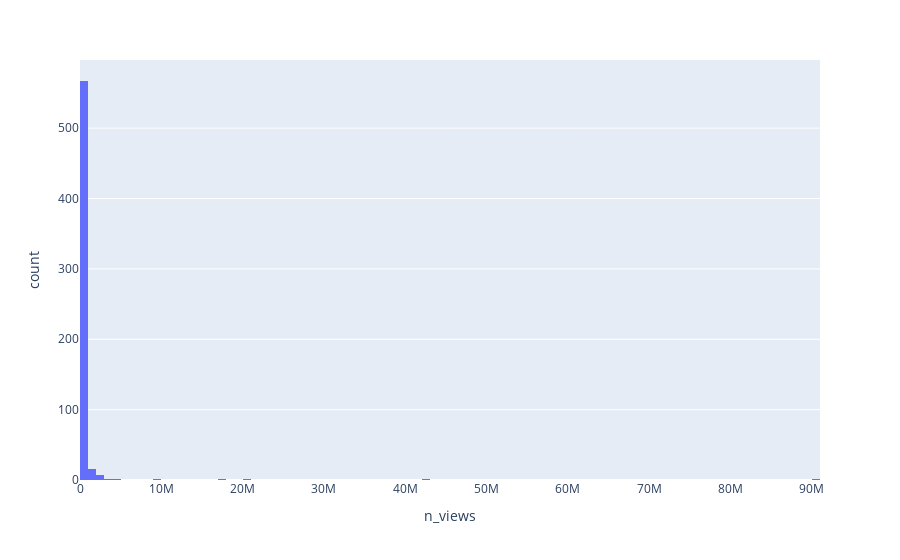

The cell this chart's notebook holds for it:
### Code cell
plot(df_videos_dec_urls, "n_views")

### Figure 1 — Plotly figure (JSON) as saved in the notebook; plotly's stock layout.template omitted (floating-point values rounded to 4 significant figures; data arrays with more than 128 entries replaced by an {"elided": "..."} marker saying what was removed)
{"data": [{"alignmentgroup": "True", "bingroup": "x", "hovertemplate": "n_views=%{x}<br>count=%{y}<extra></extra>", "legendgroup": "", "marker": {"color": "#636efa", "pattern": {"shape": ""}}, "name": "", "offsetgroup": "", "orientation": "v", "showlegend": false, "type": "histogram", "x": {"elided": "596 int values"}, "xaxis": "x", "yaxis": "y"}], "layout": {"barmode": "relative", "legend": {"tracegroupgap": 0}, "margin": {"t": 60}, "xaxis": {"anchor": "y", "domain": [0, 1], "title": {"text": "n_views"}}, "yaxis": {"anchor": "x", "domain": [0, 1], "title": {"text": "count"}}}}
